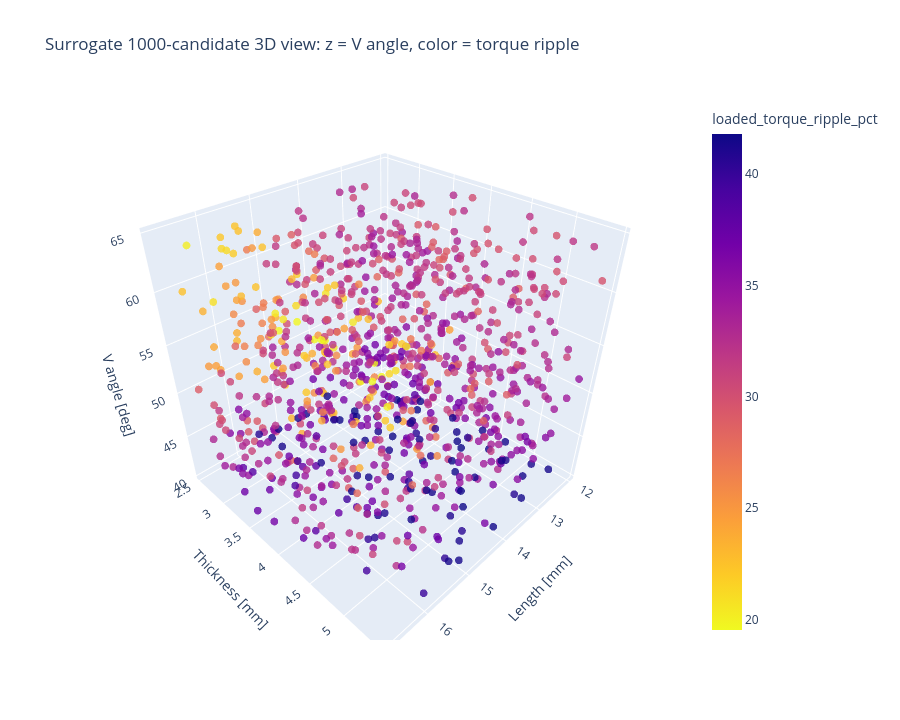

The notebook cell saved with this chart:
### Code cell
fig = px.scatter_3d(
    surrogate_plot_df,
    x='magnet_length_mm',
    y='magnet_thickness_mm',
    z='v_angle_deg',
    color='loaded_torque_ripple_pct',
    color_continuous_scale='Plasma_r',
    hover_data={
        'candidate_id': True,
        'magnet_length_mm': ':.3f',
        'v_angle_deg': ':.3f',
        'magnet_thickness_mm': ':.3f',
        'loaded_torque_mean': ':.3f',
        'loaded_torque_ripple_pct': ':.3f',
        'total_magnet_area_mm2': ':.3f',
    },
    title='Surrogate 1000-candidate 3D view: z = V angle, color = torque ripple',
)
fig.update_traces(marker=dict(size=4.5, opacity=0.8))
fig.update_layout(
    scene=dict(
        xaxis_title='Length [mm]',
        yaxis_title='Thickness [mm]',
        zaxis_title='V angle [deg]',
    ),
    height=720,
)
fig.show()

### Figure 1 — Plotly figure (JSON) as saved in the notebook; plotly's stock layout.template omitted (floating-point values rounded to 4 significant figures; data arrays with more than 128 entries replaced by an {"elided": "..."} marker saying what was removed)
{"data": [{"customdata": {"elided": "1000x4 float values"}, "hovertemplate": "magnet_length_mm=%{x:.3f}<br>magnet_thickness_mm=%{y:.3f}<br>v_angle_deg=%{z:.3f}<br>candidate_id=%{customdata[0]}<br>loaded_torque_mean=%{customdata[1]:.3f}<br>loaded_torque_ripple_pct=%{marker.color:.3f}<br>total_magnet_area_mm2=%{customdata[3]:.3f}<extra></extra>", "legendgroup": "", "marker": {"color": {"elided": "1000 float values"}, "coloraxis": "coloraxis", "opacity": 0.8, "size": 4.5, "symbol": "circle"}, "mode": "markers", "name": "", "scene": "scene", "showlegend": false, "type": "scatter3d", "x": {"elided": "1000 float values"}, "y": {"elided": "1000 float values"}, "z": {"elided": "1000 float values"}}], "layout": {"coloraxis": {"autocolorscale": false, "colorbar": {"title": {"text": "loaded_torque_ripple_pct"}}, "colorscale": [[0, "#f0f921"], [0.1111, "#fdca26"], [0.2222, "#fb9f3a"], [0.3333, "#ed7953"], [0.4444, "#d8576b"], [0.5556, "#bd3786"], [0.6667, "#9c179e"], [0.7778, "#7201a8"], [0.8889, "#46039f"], [1, "#0d0887"]]}, "height": 720, "legend": {"tracegroupgap": 0}, "scene": {"domain": {"x": [0, 1], "y": [0, 1]}, "xaxis": {"title": {"text": "Length [mm]"}}, "yaxis": {"title": {"text": "Thickness [mm]"}}, "zaxis": {"title": {"text": "V angle [deg]"}}}, "title": {"text": "Surrogate 1000-candidate 3D view: z = V angle, color = torque ripple"}}}
